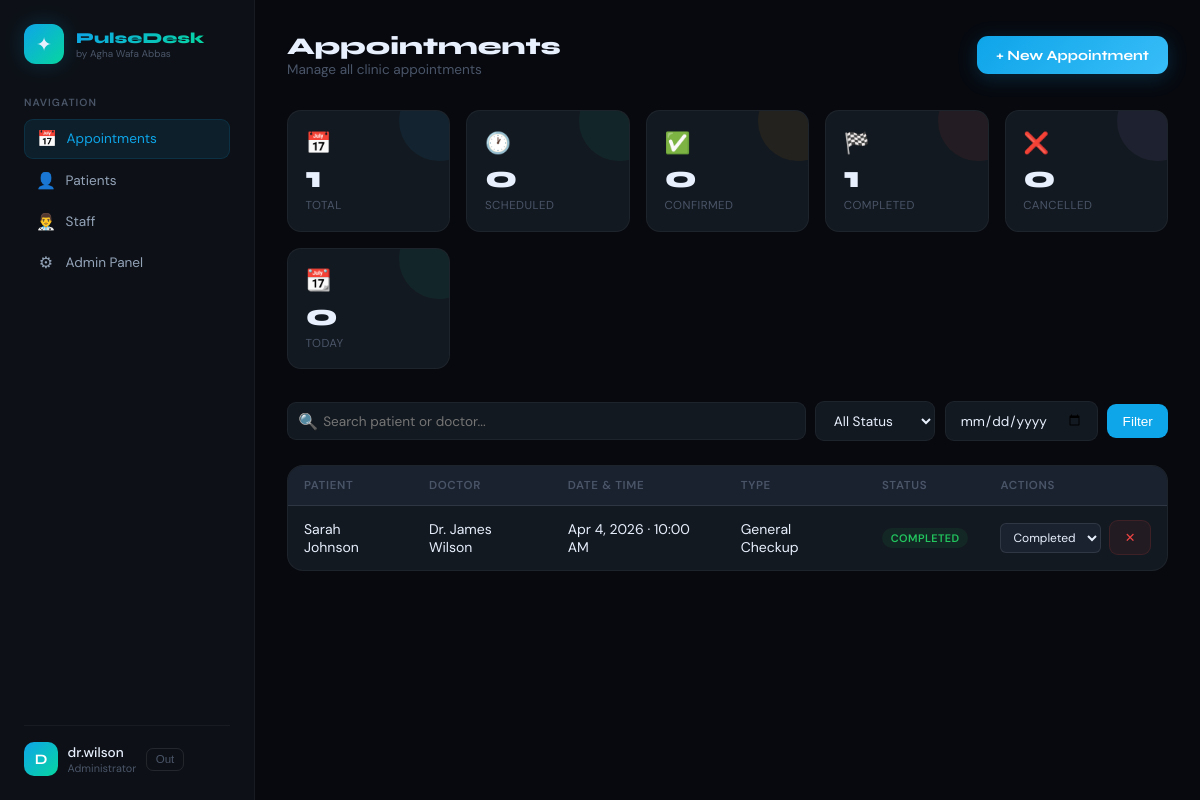
The page /appointments/ (signed in) on the database its author committed.
### appointments/models.py (models this page shows, shortened)
class Appointment(models.Model):
    STATUS_CHOICES = [
        ('scheduled', 'Scheduled'),
        ('confirmed', 'Confirmed'),
        ('completed', 'Completed'),
        ('cancelled', 'Cancelled'),
        ('no_show', 'No Show'),
    ]
    TYPE_CHOICES = [
        ('general', 'General Checkup'),
        ('followup', 'Follow Up'),
        ('emergency', 'Emergency'),
        ('specialist', 'Specialist'),
        ('lab', 'Lab Test'),
    ]
    patient = models.ForeignKey(Patient, on_delete=models.CASCADE, related_name='appointments')
    doctor = models.ForeignKey(Staff, on_delete=models.CASCADE, related_name='appointments')
    appointment_date = models.DateField()
    appointment_time = models.TimeField()
    appointment_type = models.CharField(max_length=20, choices=TYPE_CHOICES, default='general')
    status = models.CharField(max_length=20, choices=STATUS_CHOICES, default='scheduled')
    reason = models.TextField(blank=True)
    notes = models.TextField(blank=True)
    created_at = models.DateTimeField(auto_now_add=True)
    updated_at = models.DateTimeField(auto_now=True)
    class Meta:
        ordering = ['-appointment_date', '-appointment_time']

### patients/models.py (models this page shows, shortened)
class Patient(models.Model):
    BLOOD_TYPE = [
        ('A+', 'A+'), ('A-', 'A-'),
        ('B+', 'B+'), ('B-', 'B-'),
        ('O+', 'O+'), ('O-', 'O-'),
        ('AB+', 'AB+'), ('AB-', 'AB-'),
    ]
    user = models.OneToOneField(User, on_delete=models.CASCADE, related_name='patient_profile')
    date_of_birth = models.DateField(null=True, blank=True)
    health_card_number = models.CharField(max_length=20, unique=True, null=True, blank=True)
    phone = models.CharField(max_length=20, blank=True)
    address = models.TextField(blank=True)
    city = models.CharField(max_length=100, blank=True)
    province = models.CharField(max_length=100, blank=True)
    postal_code = models.CharField(max_length=10, blank=True)
    blood_type = models.CharField(max_length=3, choices=BLOOD_TYPE, blank=True)
    emergency_contact_name = models.CharField(max_length=100, blank=True)
    emergency_contact_phone = models.CharField(max_length=20, blank=True)
    created_at = models.DateTimeField(auto_now_add=True)
    updated_at = models.DateTimeField(auto_now=True)

### staff/models.py (models this page shows, shortened)
class Staff(models.Model):
    ROLE_CHOICES = [
        ('doctor', 'Doctor'),
        ('nurse', 'Nurse'),
        ('receptionist', 'Receptionist'),
        ('admin', 'Admin'),
    ]
    user = models.OneToOneField(User, on_delete=models.CASCADE, related_name='staff_profile')
    role = models.CharField(max_length=20, choices=ROLE_CHOICES, default='doctor')
    department = models.ForeignKey(Department, on_delete=models.SET_NULL, null=True, blank=True, related_name='staff')
    specialization = models.CharField(max_length=200, blank=True)
    license_number = models.CharField(max_length=50, blank=True)
    phone = models.CharField(max_length=20, blank=True)
    bio = models.TextField(blank=True)
    is_available = models.BooleanField(default=True)
    created_at = models.DateTimeField(auto_now_add=True)

### appointments/views.py (the view)
# urls.py: path('', views.appointment_list, name='appointment_list'),
@login_required
def appointment_list(request):
    appointments = Appointment.objects.all().select_related('patient__user', 'doctor__user')
    status_filter = request.GET.get('status', '')
    date_filter = request.GET.get('date', '')
    search = request.GET.get('q', '')
    if status_filter:
        appointments = appointments.filter(status=status_filter)
    if date_filter:
        appointments = appointments.filter(appointment_date=date_filter)
    if search:
        appointments = appointments.filter(
            Q(patient__user__first_name__icontains=search) |
            Q(patient__user__last_name__icontains=search) |
            Q(doctor__user__first_name__icontains=search)
        )
    stats = {
        'total': Appointment.objects.count(),
        'scheduled': Appointment.objects.filter(status='scheduled').count(),
        'confirmed': Appointment.objects.filter(status='confirmed').count(),
        'completed': Appointment.objects.filter(status='completed').count(),
        'cancelled': Appointment.objects.filter(status='cancelled').count(),
        'today': Appointment.objects.filter(appointment_date=timezone.now().date()).count(),
    }
    return render(request, 'appointments/appointment_list.html', {
        'appointments': appointments,
        'stats': stats,
        'status_filter': status_filter,
        'date_filter': date_filter,
        'search': search,
        'today': timezone.now().date(),
    })

### pulsedesk/templates/appointments/appointment_list.html (shortened to what this page needs)
{% extends 'base.html' %}
{% block nav_appointments %}active{% endblock %}
{% block content %}
<div class="topbar">
  <div>
    <h1>Appointments</h1>
    <p>Manage all clinic appointments</p>
  </div>
  <a href="{% url 'add_appointment' %}" class="btn-primary">+ New Appointment</a>
</div>
<div class="stats-grid">
  <div class="stat s1">
    <div class="stat-ico">📅</div>
    <div class="stat-num">{{ stats.total }}</div>
    <div class="stat-lbl">Total</div>
  </div>
  <div class="stat s2">
    <div class="stat-ico">🕐</div>
    <div class="stat-num">{{ stats.scheduled }}</div>
    <div class="stat-lbl">Scheduled</div>
  </div>
  <div class="stat s3">
    <div class="stat-ico">✅</div>
    <div class="stat-num">{{ stats.confirmed }}</div>
    <div class="stat-lbl">Confirmed</div>
  </div>
  <div class="stat s4">
    <div class="stat-ico">🏁</div>
    <div class="stat-num">{{ stats.completed }}</div>
    <div class="stat-lbl">Completed</div>
  </div>
  <div class="stat s5">
    <div class="stat-ico">❌</div>
    <div class="stat-num">{{ stats.cancelled }}</div>
    <div class="stat-lbl">Cancelled</div>
  </div>
  <div class="stat s6">
    <div class="stat-ico">📆</div>
    <div class="stat-num">{{ stats.today }}</div>
    <div class="stat-lbl">Today</div>
  </div>
</div>
<form method="GET" class="filters">
  <div class="search">
    <span class="search-ico">🔍</span>
    <input type="text" name="q" placeholder="Search patient or doctor..." value="{{ search }}"/>
  </div>
  <select name="status">
    <option value="">All Status</option>
  </select>
  <input type="date" name="date" value="{{ date_filter }}"/>
  <button type="submit" class="btn-filter">Filter</button>
</form>
<div class="table-wrap">
  <table>
    <thead>
      <tr>
        <th>Patient</th>
        <th>Doctor</th>
        <th>Date & Time</th>
        <th>Type</th>
        <th>Status</th>
        <th>Actions</th>
      </tr>
    </thead>
    <tbody>
      {% for appt in appointments %}
      <tr>
        <td>{{ appt.patient.user.get_full_name }}</td>
        <td>Dr. {{ appt.doctor.user.get_full_name }}</td>
        <td>{{ appt.appointment_date|date:"M j, Y" }} · {{ appt.appointment_time|time:"g:i A" }}</td>
        <td>{{ appt.get_appointment_type_display }}</td>
        <td>
          <span class="badge b-{{ appt.status }}">{{ appt.get_status_display }}</span>
        </td>
        <td>
          <div style="display:flex;gap:.5rem;align-items:center">
            <form method="POST" action="{% url 'update_status' appt.id %}">
              <select name="status" onchange="this.form.submit()" style="font-size:.75rem;padding:.3rem .5rem;border-radius:6px;background:var(--card2);border:1px solid var(--border2);color:var(--text)">
                <option value="completed" {% if appt.status == 'completed' %}selected{% endif %}>Completed</option>
              </select>
            </form>
            <a href="{% url 'delete_appointment' appt.id %}" class="btn-danger" onclick="return confirm('Delete?')">✕</a>
          </div>
        </td>
      </tr>
      {% empty %}
      <tr>
        <td colspan="6" style="text-align:center;color:var(--muted);padding:3rem">No appointments found</td>
      </tr>
      {% endfor %}
    </tbody>
  </table>
</div>
{% endblock %}

### pulsedesk/templates/base.html (shortened to what this page needs)
<!DOCTYPE html>
<html lang="en">
<head>
</head>
<body>
<div class="layout">
  <aside class="sidebar">
    <div class="s-brand">
      <div class="s-logo">✦</div>
      <div>
        <div class="s-title">PulseDesk</div>
        <span class="s-sub">by Agha Wafa Abbas</span>
      </div>
    </div>
    <div class="s-section">
      <div class="s-label">Navigation</div>
      <a href="{% url 'appointment_list' %}" class="nav-item {% block nav_appointments %}{% endblock %}">
        <span class="nav-icon">📅</span> Appointments
      </a>
      <a href="{% url 'patient_list' %}" class="nav-item {% block nav_patients %}{% endblock %}">
        <span class="nav-icon">👤</span> Patients
      </a>
      <a href="{% url 'staff_list' %}" class="nav-item {% block nav_staff %}{% endblock %}">
        <span class="nav-icon">👨‍⚕️</span> Staff
      </a>
      <a href="/admin/" class="nav-item" target="_blank">
        <span class="nav-icon">⚙</span> Admin Panel
      </a>
    </div>
    <div class="s-footer">
      <div class="user-row">
        <div class="u-avatar">{{ request.user.username|first|upper }}</div>
        <div>
          <div class="u-name">{{ request.user.username }}</div>
          <div class="u-role">Administrator</div>
        </div>
        <form method="POST" action="{% url 'logout' %}" style="display:inline">
  <button type="submit" class="btn-logout">Out</button>
</form>
      </div>
    </div>
  </aside>
  <main class="main">
    {% block content %}{% endblock %}
  </main>
</div>
</body>
</html>

### rows shown on the page
Appointment: patient.user.get_full_name "Sarah Johnson", doctor.user.get_full_name "James Wilson", appointment_date "Apr 4, 2026", appointment_time "10:00 AM", appointment_type "General Checkup", status "COMPLETED", status "Completed"

### other values the page prints
{{ request.user.username|first|upper }} "D"
{{ request.user.username }} "dr.wilson"
{{ stats.total }} "1"
{{ stats.scheduled }} "0"
{{ stats.confirmed }} "0"
{{ stats.completed }} "1"
{{ stats.cancelled }} "0"
{{ stats.today }} "0"
